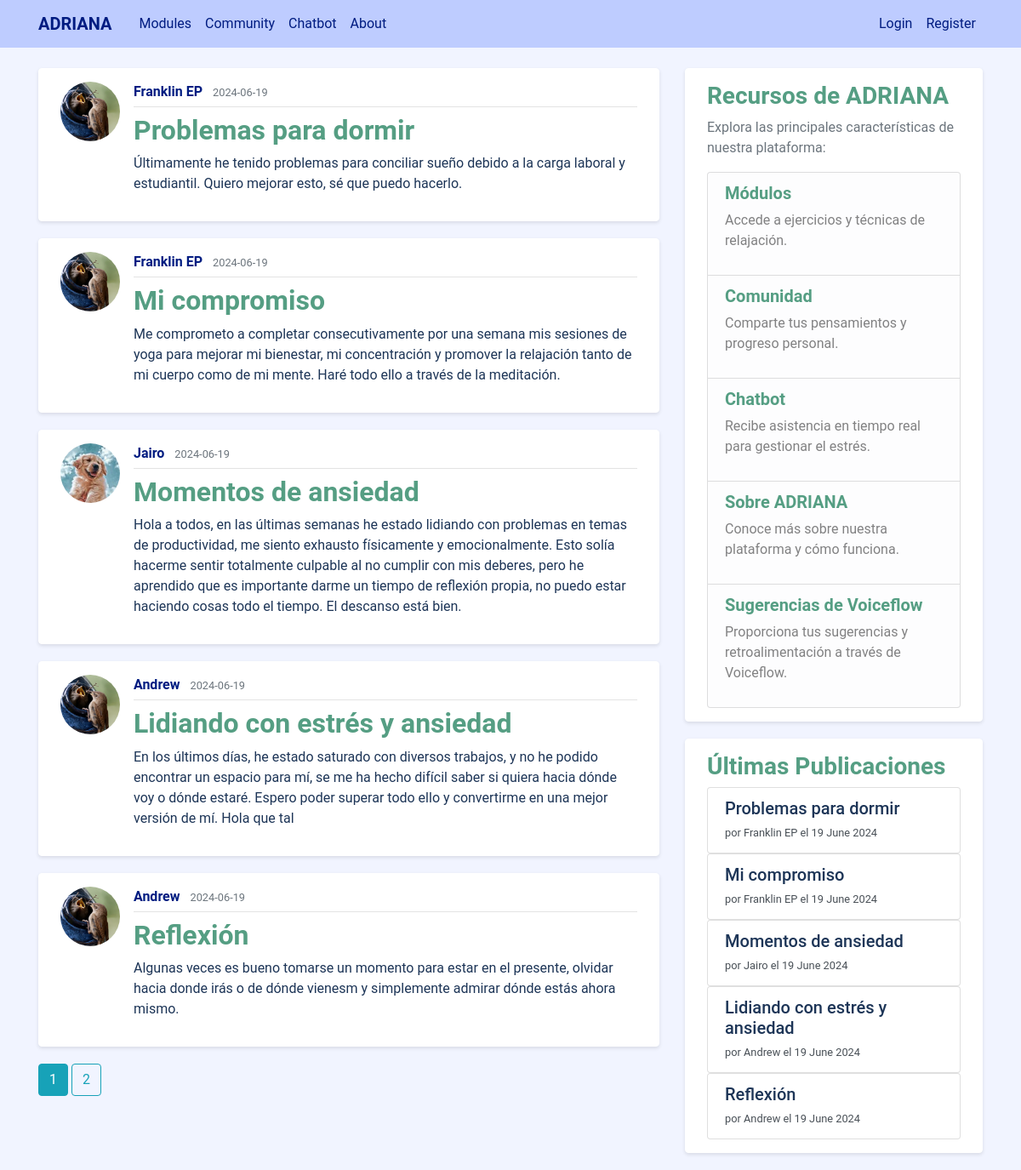
The page /home on the database its author committed.
### adriana_assistant/models.py (models this page shows, shortened)
class Post(db.Model):
    id = db.Column(db.Integer, primary_key=True)
    title = db.Column(db.String(100), nullable=False)
    date_posted = db.Column(db.DateTime, nullable=False, default=datetime.utcnow)
    content = db.Column(db.Text, nullable=False)
    user_id = db.Column(db.Integer, db.ForeignKey('user.id'), nullable=False)

class User(db.Model, UserMixin):
    id = db.Column(db.Integer, primary_key=True)
    username = db.Column(db.String(20), unique=True, nullable=False)
    email = db.Column(db.String(120), unique=True, nullable=False)
    image_file = db.Column(db.String(20), nullable=False, default='default.jpg')
    password = db.Column(db.String(60), nullable=False)
    posts = db.relationship('Post', backref='author', lazy=True)

### adriana_assistant/routes.py (the view)
@app.route("/")
@app.route("/home")
def home():
    page = request.args.get('page', 1, type=int)
    posts = Post.query.order_by(Post.date_posted.desc()).paginate(page=page, per_page=5)
    latest_posts = Post.query.order_by(Post.date_posted.desc()).limit(5).all()
    return render_template('home.html', posts=posts, latest_posts=latest_posts)

### adriana_assistant/templates/home.html
{% extends "layout.html" %}
{% block content %}
    {% for post in posts.items %}
        <article class="media content-section">
          <img class="rounded-circle article-img" src="{{ url_for('static', filename='profile_pics/' + post.author.image_file) }}">
          <div class="media-body">
            <div class="article-metadata">
              <a class="mr-2 username" href="{{ url_for('user_posts', username=post.author.username) }}">{{ post.author.username }}</a>
              <small class="text-muted">{{ post.date_posted.strftime('%Y-%m-%d') }}</small>
            </div>
            <h2><a class="article-title" href="{{ url_for('post', post_id=post.id) }}">{{ post.title }}</a></h2>
            <p class="article-content">{{ post.content }}</p>
          </div>
        </article>
    {% endfor %}
    {% for page_num in posts.iter_pages(left_edge=1, right_edge=1, left_current=1, right_current=2) %}
      {% if page_num %}
        {% if posts.page == page_num %}
          <a class="btn btn-info mb-4" href="{{ url_for('home', page=page_num) }}">{{ page_num }}</a>
        {% else %}
          <a class="btn btn-outline-info mb-4" href="{{ url_for('home', page=page_num) }}">{{ page_num }}</a>
        {% endif %}
      {% else %}
        ...
      {% endif %}
    {% endfor %}
{% endblock content %}

### adriana_assistant/templates/layout.html (shortened to what this page needs)
<!DOCTYPE html>
<html>
<head>
    <link rel="stylesheet" href="https://maxcdn.bootstrapcdn.com/bootstrap/4.0.0/css/bootstrap.min.css">
    <link rel="stylesheet" type="text/css" href="{{ url_for('static', filename='main.css') }}">
</head>
<body>
    <header class="site-header">
      <nav class="navbar navbar-expand-md navbar-dark bg-steel fixed-top">
        <div class="container">
          <a class="logo-nav navbar-brand mr-4" href="/"><strong>ADRIANA</strong></a>
          <div class="collapse navbar-collapse" id="navbarToggle">
            <div class="navbar-nav mr-auto">
                <a class="nav-item nav-link" href="{{ url_for('modules') }}">Modules</a>
                <a class="nav-item nav-link" href="{{ url_for('home') }}">Community</a>
                <a class="nav-item nav-link" href="{{ url_for('chatbot.chatbot') }}">Chatbot</a>
                <a class="nav-item nav-link" href="{{ url_for('about') }}">About</a>
            </div>
            <div class="navbar-nav">
              {% if current_user.is_authenticated %}
                <a class="nav-item nav-link" href="{{ url_for('new_post') }}">New Post</a>
                <a class="nav-item nav-link" href="{{ url_for('account') }}">Account</a>
                <a class="nav-item nav-link" href="{{ url_for('logout') }}">Logout</a>
              {% else %}
                <a class="nav-item nav-link" href="{{ url_for('login') }}">Login</a>
                <a class="nav-item nav-link" href="{{ url_for('register') }}">Register</a>
              {% endif %}
            </div>
          </div>
        </div>
      </nav>
    </header>
    <main role="main" class="container">
      <div class="row">
        <div class="col-md-8">
          {% block content %}{% endblock %}
        </div>
        <div class="col-md-4">
          <div class="content-section">
            <h3><strong>Recursos de ADRIANA</strong></h3>
            <p class='text-muted'>Explora las principales características de nuestra plataforma:</p>
            <ul class="list-group">
                <li class="list-group-item list-group-item-light">
                  <h5><a href="{{ url_for('modules') }}" class="highlight-link"><strong>Módulos</strong></a></h5>
                  <p>Accede a ejercicios y técnicas de relajación.</p>
                </li>
                <li class="list-group-item list-group-item-light">
                  <h5><a href="{{ url_for('home') }}" class="highlight-link"><strong>Comunidad</strong></a></h5>
                  <p>Comparte tus pensamientos y progreso personal.</p>
                </li>
                <li class="list-group-item list-group-item-light">
                  <h5><a href="{{ url_for('chatbot.chatbot') }}" class="highlight-link"><strong>Chatbot</strong></a></h5>
                  <p>Recibe asistencia en tiempo real para gestionar el estrés.</p>
                </li>
                <li class="list-group-item list-group-item-light">
                  <h5><a href="{{ url_for('about') }}" class="highlight-link"><strong>Sobre ADRIANA</strong></a></h5>
                  <p>Conoce más sobre nuestra plataforma y cómo funciona.</p>
                </li>
                <li class="list-group-item list-group-item-light">
                  <h5><a href="https://creator.voiceflow.com/prototype/664e59dbd188ab83e9a86d25" class="highlight-link" target="_blank"><strong>Sugerencias de Voiceflow</strong></a></h5>
                  <p>Proporciona tus sugerencias y retroalimentación a través de Voiceflow.</p>
                </li>
            </ul>
          </div>
          <div class="content-section mt-3">
            <h3><strong>Últimas Publicaciones</strong></h3>
            {% for post in latest_posts %}
                <div class="list-group">
                    <a href="{{ url_for('post', post_id=post.id) }}" class="list-group-item list-group-item-action">
                        <h5 class="mb-1">{{ post.title }}</h5>
                        <small>por {{ post.author.username }} el {{ post.date_posted.strftime('%d %B %Y') }}</small>
                    </a>
                </div>
            {% endfor %}
          </div>
        </div>
      </div>
    </main>
</body>
</html>

### adriana_assistant/static/main.css (style rules this page uses)
body { background: #F1F4FF; color: #1D3557; font-family: 'Roboto', sans-serif; margin-top: 5rem; }
h1, h2, h3, h4, h5, h6 { color: #1D3557; font-weight: 500; }
.bg-steel { background-color: #BECCFF; }
.site-header .navbar-brand, .site-header .logo-nav { color: #001C81; }
.site-header .navbar-nav .nav-link { color: #001C81; }
.content-section { background: #FFFFFF; padding: 15px 25px; border: 1px solid #FFFFFF; border-radius: 4px; margin-bottom: 20px; box-shadow: 0 2px 4px rgba(0,0,0,0.1); }
.content-section h3 { color: #559e83; }
.content-section .list-group-item-light a { color: #559e83; text-decoration: none; }
.article-title { color: #559e83; font-weight: 600; }
.article-content { white-space: pre-line; }
.article-img { height: 70px; width: 70px; margin-right: 16px; border-radius: 4px; object-fit: cover; }
.article-metadata { padding-bottom: 5px; margin-bottom: 8px; border-bottom: 1px solid #e3e3e3; }
.article-metadata a { color: #001C81; }
.article-metadata .username { color: #001C81; font-weight: 700; }

### rows shown on the page
Post: image_file (picture), author.username "Franklin EP", date_posted "2024-06-19", title "Problemas para dormir", content "Últimamente he tenido problemas para conciliar sueño debido a la carga laboral y estudiantil. Quiero mejorar esto, sé que puedo hacerlo.", date_posted "19 June 2024"
Post: image_file (picture), author.username "Franklin EP", date_posted "2024-06-19", title "Mi compromiso", content "Me comprometo a completar consecutivamente por una semana mis sesiones de yoga para mejorar mi bienestar, mi concentración y promover la relajación tanto de mi cuerpo como de mi mente. Haré todo ello a través de la meditación.", date_posted "19 June 2024"
Post: image_file (picture), author.username "Jairo", date_posted "2024-06-19", title "Momentos de ansiedad", content "Hola a todos, en las últimas semanas he estado lidiando con problemas en temas de productividad, me siento exhausto físicamente y emocionalmente. Esto solía hacerme sentir totalmente culpable al no cumplir con mis deberes, pero he aprendido que es importante darme un tiempo de reflexión propia, no puedo estar haciendo cosas todo el tiempo. El descanso está bien.", date_posted "19 June 2024"
Post: image_file (picture), author.username "Andrew", date_posted "2024-06-19", title "Lidiando con estrés y ansiedad", content "En los últimos días, he estado saturado con diversos trabajos, y no he podido encontrar un espacio para mí, se me ha hecho difícil saber si quiera hacia dónde voy o dónde estaré. Espero poder superar todo ello y convertirme en una mejor versión de mí. Hola que tal", date_posted "19 June 2024"
Post: image_file (picture), author.username "Andrew", date_posted "2024-06-19", title "Reflexión", content "Algunas veces es bueno tomarse un momento para estar en el presente, olvidar hacia donde irás o de dónde vienesm y simplemente admirar dónde estás ahora mismo.", date_posted "19 June 2024"

### other values the page prints
{{ page_num }} "1"
{{ page_num }} "2"
